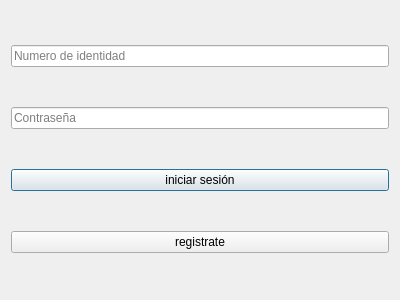
<?xml version="1.0" encoding="UTF-8"?>
<ui version="4.0">
 <class>Dialog</class>
 <widget class="QDialog" name="Dialog">
  <property name="geometry">
   <rect>
    <x>0</x>
    <y>0</y>
    <width>400</width>
    <height>300</height>
   </rect>
  </property>
  <property name="windowTitle">
   <string>COF</string>
  </property>
  <property name="windowIcon">
   <iconset>
    <normaloff>images/pill.png</normaloff>images/pill.png</iconset>
  </property>
  <layout class="QVBoxLayout" name="verticalLayout">
   <item>
    <widget class="QLineEdit" name="id_edit">
     <property name="text">
      <string/>
     </property>
     <property name="placeholderText">
      <string>Numero de identidad</string>
     </property>
    </widget>
   </item>
   <item>
    <widget class="QLineEdit" name="password_edit">
     <property name="echoMode">
      <enum>QLineEdit::Password</enum>
     </property>
     <property name="placeholderText">
      <string>Contraseña</string>
     </property>
    </widget>
   </item>
   <item>
    <widget class="QPushButton" name="bt_login">
     <property name="text">
      <string>iniciar sesión</string>
     </property>
    </widget>
   </item>
   <item>
    <widget class="QPushButton" name="bt_signin">
     <property name="text">
      <string>registrate</string>
     </property>
    </widget>
   </item>
  </layout>
 </widget>
 <resources/>
 <connections/>
</ui>
